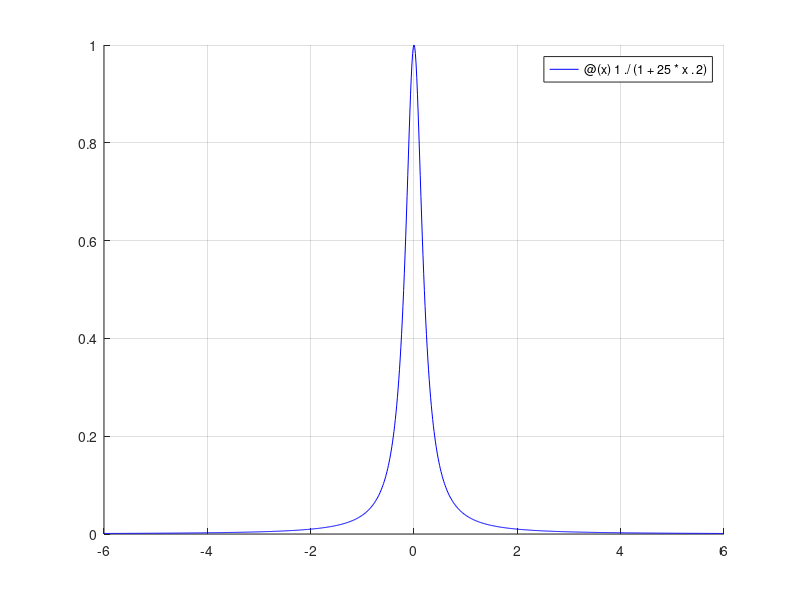

Write MATLAB code to recreate this figure. (Note: this script raises an error after producing the figure.)
%Soluzione esercizio 7 capitolo 4
f = @(x) 1./(1+25 * x.^2); %funzione di Runge
a = -6;
b = 6;
n = 2;
xi = [];
err = zeros(20,1);
i = 1;
hold on;
grid on;
x = linspace(a,b);
fplot(f, [a,b], 'b','Markersize', 7);
while n <= 40
    xi = ceby(n,a,b);
    fi = f(xi);
    y = lagrange(xi,fi,x);
    err(i) = norm(f(x)-y, inf);
    plot(x,y);
    n = n+2;
    i = i+1; 
end
legend('Runge','2','4','6','8','10','12','14','16','18','20','22','24','26','28','30','32','34','36','38','40');
hold off
    
